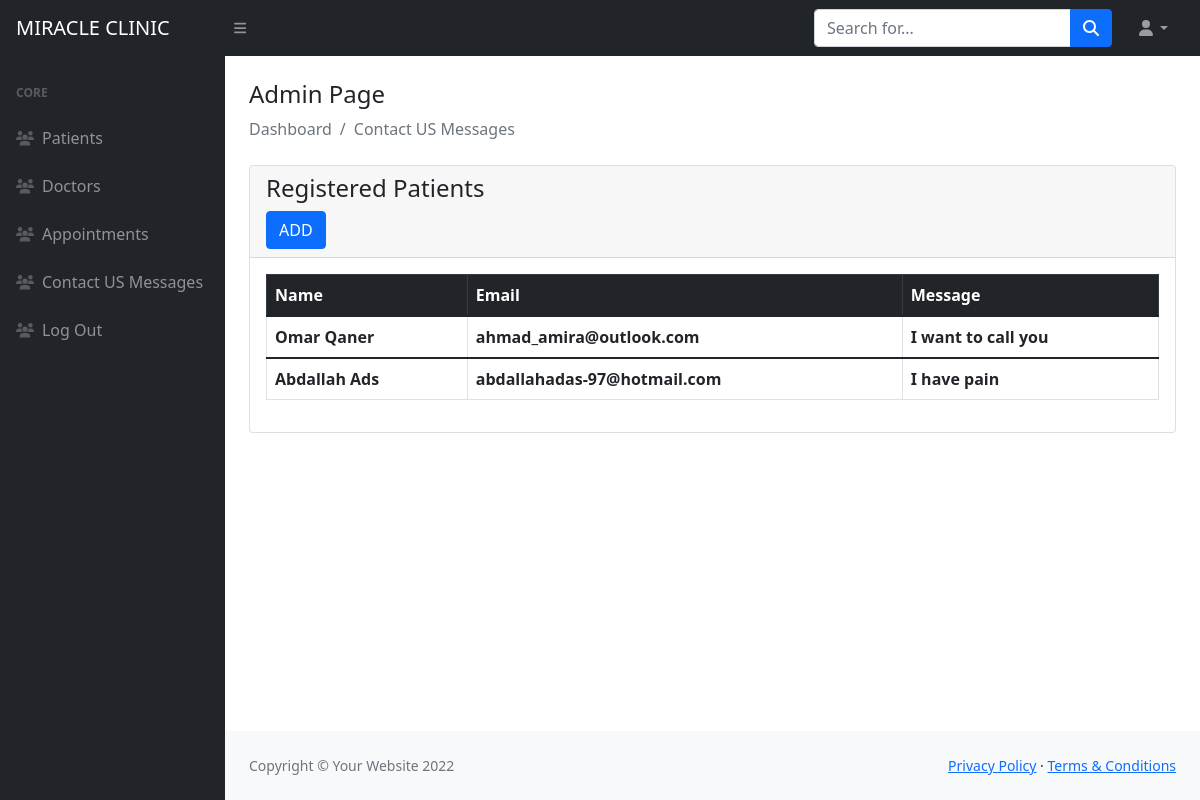
Screenshot of /admin/msges.php with the database file from the repository.
### tables this page shows
CREATE TABLE `contactus` (
  `ID` int(11) NOT NULL,
  `Name` text NOT NULL,
  `Emal` text NOT NULL,
  `message` text NOT NULL
);

### admin/msges.php (the view, shortened to what this page needs)
<?php
include ('includes/header.php')
?>
<?php
@$db =new mysqli('localhost', 'clinic', '123456', 'clinic');
$qrystr="SELECT * FROM contactus";
$res=$db->query($qrystr);
?>
    <div class="container-fluid px-4">
        <h4 class="mt-4">Admin Page</h4>
        <ol class="breadcrumb mb-4">
            <li class="breadcrumb-item active">Dashboard</li>
            <li class="breadcrumb-item active">Contact US Messages</li>
        </ol>
        <div class="row">
            <div class="col-md-12">
                <div class="card">
                    <div class="card-header">
                        <h4>Registered Patients</h4>
                        <button type="button" class="btn btn-primary" data-bs-toggle="modal" data-bs-target="#PatientsModal">ADD</button>
                    </div>
                    <div class="card-body">
                        <table class="table table-bordered" style="background-color: white;">
                            <thead class="table-dark">
                            <tr>
                                <th>Name</th>
                                <th>Email</th>
                                <th>Message</th>
                            </tr>
                            </thead>
                            <?php
                            if($res)
                            {
                                while($row=mysqli_fetch_array($res)){
                                    ?>
                                    <tbody>
                                    <tr>
                                        <th><?php echo $row['Name'];?></th>
                                        <th><?php echo $row['Emal'];?></th>
                                        <th><?php echo $row['message'];?></th>
                                    </tr>
                                    </tbody>
                                    <?php
                                }
                            }
                            else{
                                echo "No Record Found";
                            }
                            ?>
                        </table>
                    </div>
                </div>
            </div>
        </div>
    </div>
<?php
include ('includes/footer.php')
?>
<?php
include ('includes/scripts.php')
?>

### rows the page displays
contactus: Name "Omar Qaner", Emal "ahmad_amira@outlook.com", message "I want to call you"
contactus: Name "Abdallah Ads", Emal "abdallahadas-97@hotmail.com", message "I have pain"
